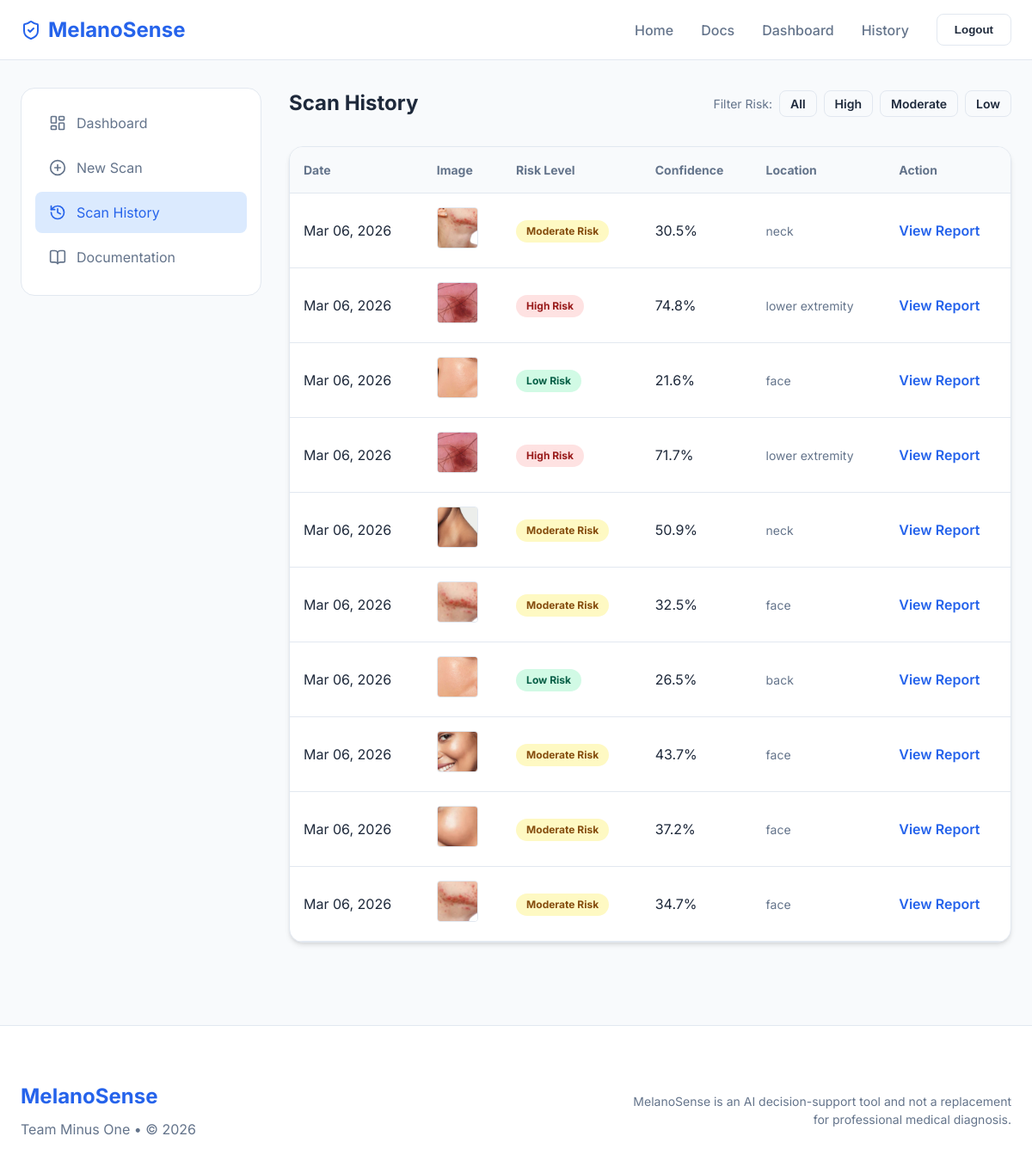
Page /history/ (signed in) on the committed database.
### predictor/models.py (models this page shows, shortened)
class Scan(models.Model):
    id = models.UUIDField(primary_key=True, default=uuid.uuid4, editable=False)
    user = models.ForeignKey(User, on_delete=models.CASCADE, related_name='scans')
    image = models.ForeignKey(MedicalImage, on_delete=models.CASCADE)
    risk_level = models.CharField(max_length=20, choices=[('Low', 'Low Risk'), ('Moderate', 'Moderate Risk'), ('High', 'High Risk')])
    confidence = models.FloatField()
    age = models.IntegerField()
    sex = models.CharField(max_length=10)
    localization = models.CharField(max_length=50)
    heatmap_image = models.ImageField(upload_to='analysis/heatmaps/', null=True, blank=True)
    roi_image = models.ImageField(upload_to='analysis/roi/', null=True, blank=True)
    created_at = models.DateTimeField(auto_now_add=True)

class MedicalImage(models.Model):
    id = models.UUIDField(primary_key=True, default=uuid.uuid4, editable=False)
    original_file = models.ImageField(upload_to='medical_images/originals/')
    uploaded_at = models.DateTimeField(auto_now_add=True)

### predictor/views.py (the view)
# urls.py: path('history/', views.history, name='history'),
@login_required
def history(request):
    risk_filter = request.GET.get('risk')
    scans = Scan.objects.filter(user=request.user).order_by('-created_at')
    if risk_filter in ['Low', 'Moderate', 'High']:
        scans = scans.filter(risk_level=risk_filter)
    return render(request, 'dashboard/history.html', {
        'scans': scans,
        'selected_risk': risk_filter
    })

### templates/dashboard/history.html (shortened to what this page needs)
{% extends 'base.html' %}
{% load static %}
{% block content %}
<div class="container">
    <div class="dashboard-grid">
        <aside class="sidebar">
            <a href="/dashboard" class="sidebar-link">
                <i data-lucide="layout-dashboard" style="width: 20px;"></i>
                Dashboard
            </a>
            <a href="/scan" class="sidebar-link">
                <i data-lucide="plus-circle" style="width: 20px;"></i>
                New Scan
            </a>
            <a href="/history" class="sidebar-link active">
                <i data-lucide="history" style="width: 20px;"></i>
                Scan History
            </a>
            <a href="/documentation" class="sidebar-link">
                <i data-lucide="book-open" style="width: 20px;"></i>
                Documentation
            </a>
        </aside>
        <section>
            <div class="flex-between mb-4">
                <h1>Scan History</h1>
                <div class="flex gap-1" style="align-items: center;">
                    <span class="text-sm" style="color: var(--text-muted);">Filter Risk:</span>
                    <a href="/history" class="btn btn-outline {% if not selected_risk %}active{% endif %}"
                        style="padding: 0.25rem 0.75rem; font-size: 0.875rem;">All</a>
                    <a href="/history?risk=High"
                        class="btn btn-outline {% if selected_risk == 'High' %}active{% endif %}"
                        style="padding: 0.25rem 0.75rem; font-size: 0.875rem;">High</a>
                    <a href="/history?risk=Moderate"
                        class="btn btn-outline {% if selected_risk == 'Moderate' %}active{% endif %}"
                        style="padding: 0.25rem 0.75rem; font-size: 0.875rem;">Moderate</a>
                    <a href="/history?risk=Low" class="btn btn-outline {% if selected_risk == 'Low' %}active{% endif %}"
                        style="padding: 0.25rem 0.75rem; font-size: 0.875rem;">Low</a>
                </div>
            </div>
            {% if scans %}
            <div class="card table-container">
                <table class="table">
                    <thead>
                        <tr>
                            <th>Date</th>
                            <th>Image</th>
                            <th>Risk Level</th>
                            <th>Confidence</th>
                            <th>Location</th>
                            <th>Action</th>
                        </tr>
                    </thead>
                    <tbody>
                        {% for scan in scans %}
                        <tr>
                            <td>{{ scan.created_at|date:"M d, Y" }}</td>
                            <td>
                                <img src="{{ scan.image.original_file.url }}" alt="Lesion scan"
                                    style="width: 48px; height: 48px; object-fit: cover; border-radius: 0.25rem; border: 1px solid var(--border);">
                            </td>
                            <td>
                                <span class="badge risk-{{ scan.risk_level|lower|cut:' risk' }} text-xs">
                                    {{ scan.risk_level }}{% if 'Risk' not in scan.risk_level %} Risk{% endif %}
                                </span>
                            </td>
                            <td>{{ scan.confidence|floatformat:1 }}%</td>
                            <td class="text-sm" style="color: var(--text-muted);">{{ scan.localization }}</td>
                            <td>
                                <a href="/scan/?id={{ scan.id }}" class="font-semibold"
                                    style="color: var(--primary); text-decoration: none;">View Report</a>
                            </td>
                        </tr>
                        {% endfor %}
                    </tbody>
                </table>
            </div>
            {% endif %}
        </section>
    </div>
</div>
{% endblock %}

### static/css/style.css (style rules this page uses)
:root { --primary: #2563eb; --primary-dark: #1e40af; --primary-light: #dbeafe; --secondary: #0ea5e9; --accent: #f59e0b; --success: #10b981; --warning: #facc15; --danger: #ef4444; --background: #f8fafc; --surface: #ffffff; --text: #1e293b; --text-muted: #64748b; --border: #e2e8f0; --shadow: 0 4px 6px -1px rgb(0 0 0 / 0.1), 0 2px 4px -2px rgb(0 0 0 / 0.1); }
* { margin: 0; padding: 0; box-sizing: border-box; }
body { font-family: 'Inter', system-ui, -apple-system, sans-serif; background-color: var(--background); color: var(--text); line-height: 1.5; }
.container { max-width: 1200px; margin: 0 auto; padding: 0 1.5rem; }
.btn { display: inline-flex; align-items: center; justify-content: center; padding: 0.625rem 1.25rem; border-radius: 0.5rem; font-weight: 600; cursor: pointer; transition: all 0.2s; border: none; text-decoration: none; gap: 0.5rem; }
.btn-outline { background-color: transparent; border: 1px solid var(--border); color: var(--text); }
.card { background-color: var(--surface); border-radius: 1rem; border: 1px solid var(--border); padding: 1.5rem; box-shadow: var(--shadow); }
.dashboard-grid { display: grid; grid-template-columns: 280px 1fr; gap: 2rem; padding: 2rem 0; }
.sidebar { background-color: var(--surface); border-radius: 1rem; border: 1px solid var(--border); padding: 1rem; height: fit-content; }
.sidebar-link { display: flex; align-items: center; gap: 0.75rem; padding: 0.75rem 1rem; text-decoration: none; color: var(--text-muted); border-radius: 0.5rem; margin-bottom: 0.25rem; }
.sidebar-link:hover, .sidebar-link.active { background-color: var(--primary-light); color: var(--primary); }
.flex { display: flex; }
.flex-between { display: flex; justify-content: space-between; align-items: center; }
.gap-1 { gap: 0.5rem; }
.mb-4 { margin-bottom: 2rem; }
.text-sm { font-size: 0.875rem; }
.text-xs { font-size: 0.75rem; }
.font-semibold { font-weight: 600; }
.risk-high { background-color: #fee2e2; color: #991b1b; }
.risk-moderate { background-color: #fef9c3; color: #854d0e; }
.risk-low { background-color: #d1fae5; color: #065f46; }
.table-container { padding: 0; overflow: hidden; }
.table { width: 100%; border-collapse: collapse; text-align: left; }
.table th { background-color: #f8fafc; border-bottom: 1px solid var(--border); padding: 1rem; font-size: 0.875rem; color: var(--text-muted); }
.table td { padding: 1rem; border-bottom: 1px solid var(--border); }
.badge { display: inline-flex; padding: 0.25rem 0.75rem; border-radius: 9999px; font-weight: 700; }

### rows in the picture
Scan: created_at "Mar 06, 2026", image.original_file (picture), risk_level "Moderate", shows "Risk", confidence "30.5", localization "neck"
Scan: created_at "Mar 06, 2026", image.original_file (picture), risk_level "High", shows "Risk", confidence "74.8", localization "lower extremity"
Scan: created_at "Mar 06, 2026", image.original_file (picture), risk_level "Low", shows "Risk", confidence "21.6", localization "face"
Scan: created_at "Mar 06, 2026", image.original_file (picture), risk_level "High", shows "Risk", confidence "71.7", localization "lower extremity"
Scan: created_at "Mar 06, 2026", image.original_file (picture), risk_level "Moderate", shows "Risk", confidence "50.9", localization "neck"
Scan: created_at "Mar 06, 2026", image.original_file (picture), risk_level "Moderate", shows "Risk", confidence "32.5", localization "face"
Scan: created_at "Mar 06, 2026", image.original_file (picture), risk_level "Low", shows "Risk", confidence "26.5", localization "back"
Scan: created_at "Mar 06, 2026", image.original_file (picture), risk_level "Moderate", shows "Risk", confidence "43.7", localization "face"
Scan: created_at "Mar 06, 2026", image.original_file (picture), risk_level "Moderate", shows "Risk", confidence "37.2", localization "face"
Scan: created_at "Mar 06, 2026", image.original_file (picture), risk_level "Moderate", shows "Risk", confidence "34.7", localization "face"
